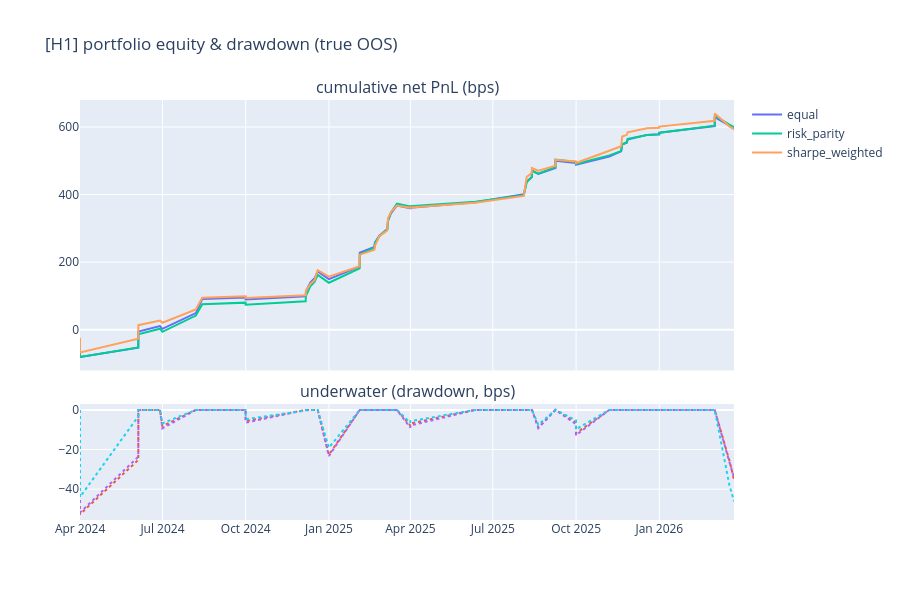
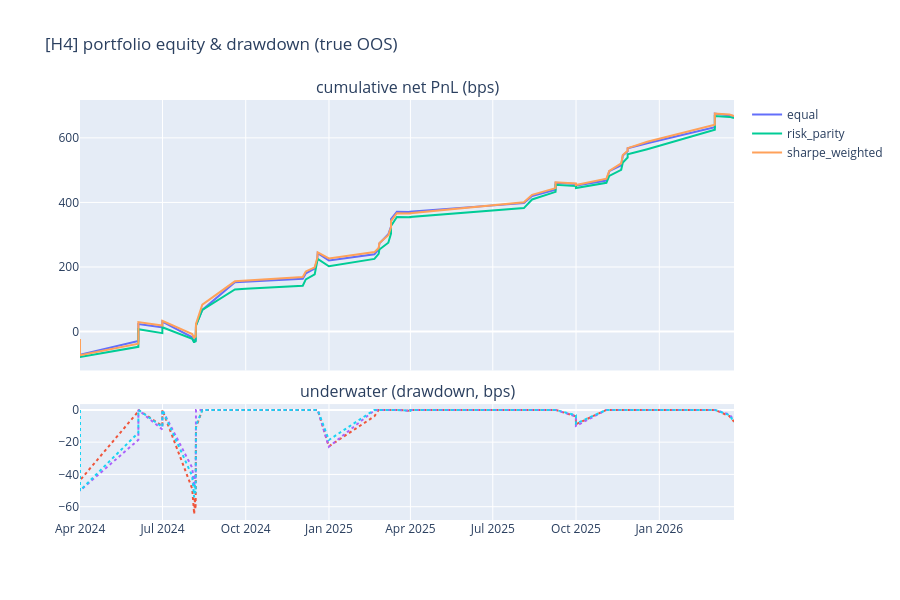

Write notebook code for charts like these, in order.
### Markdown cell above
## ۶) Portfolio equity curves (per TF, all schemes overlaid)

### Code cell
for tf in TIMEFRAMES:
    fig = make_subplots(rows=2, cols=1, shared_xaxes=True, row_heights=[0.7, 0.3],
                        subplot_titles=("cumulative net PnL (bps)", "underwater (drawdown, bps)"),
                        vertical_spacing=0.08)
    for sc in schemes:
        eq = portfolio_equities[(tf, sc)]
        if eq.empty:
            continue
        fig.add_trace(go.Scatter(x=eq.index, y=eq.values * 1e4,
                                  mode="lines", name=sc), row=1, col=1)
        dd = (eq - eq.cummax()) * 1e4
        fig.add_trace(go.Scatter(x=dd.index, y=dd.values, mode="lines",
                                  name=f"{sc} DD", showlegend=False,
                                  line=dict(dash="dot")), row=2, col=1)
    fig.update_layout(title=f"[{tf}] portfolio equity & drawdown (true OOS)",
                      height=600, hovermode="x unified")
    fig.show()
